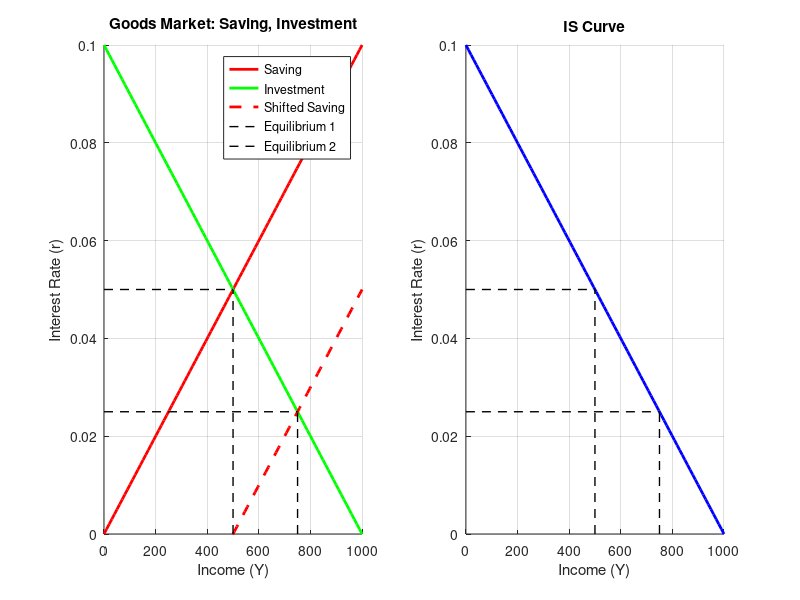

Write MATLAB code to recreate this figure.
% Parameters for IS curve
Y = linspace(0, 1000, 100);  % Income from 0 to 1000
r_eq1 = 0.05;  % First equilibrium interest rate
r_eq2 = 0.025;  % Second equilibrium interest rate
Y_eq1 = 500;  % First equilibrium income
Y_eq2 = 750;  % Second equilibrium income

% Saving and Investment
S = 0.0001 * Y;  % Saving function
I = 0.1 - 0.0001 * Y;  % Investment function
S_shifted = S - 0.05;  % Shifted Saving function

% Plot IS curve, Saving, and Investment
figure;

% Subplot 1: Saving and Investment
subplot(1, 2, 1);
hold on;
plot(Y, S, 'r', 'LineWidth', 2);  % Saving curve
plot(Y, I, 'g', 'LineWidth', 2);  % Investment curve
plot(Y, S_shifted, 'r--', 'LineWidth', 2);  % Shifted Saving curve
plot([Y_eq1, Y_eq1], [0, r_eq1], 'k--', 'LineWidth', 1);  % First equilibrium line
plot([0, Y_eq1], [r_eq1, r_eq1], 'k--', 'LineWidth', 1);  % First equilibrium line
plot([Y_eq2, Y_eq2], [0, r_eq2], 'k--', 'LineWidth', 1);  % Second equilibrium line
plot([0, Y_eq2], [r_eq2, r_eq2], 'k--', 'LineWidth', 1);  % Second equilibrium line
xlabel('Income (Y)');
ylabel('Interest Rate (r)');
title('Goods Market: Saving, Investment');
legend('Saving', 'Investment', 'Shifted Saving', 'Equilibrium 1', 'Equilibrium 2', 'Location', 'Best');
ylim([0, 0.1]);
grid on;
hold off;

% Subplot 2: IS curve
subplot(1, 2, 2);
hold on;
IS = 0.1 - 0.0001 * Y;  % IS curve
plot(Y, IS, 'b', 'LineWidth', 2);  % IS curve
plot([Y_eq1, Y_eq1], [0, r_eq1], 'k--', 'LineWidth', 1);  % First equilibrium line
plot([0, Y_eq1], [r_eq1, r_eq1], 'k--', 'LineWidth', 1);  % First equilibrium line
plot([Y_eq2, Y_eq2], [0, r_eq2], 'k--', 'LineWidth', 1);  % Second equilibrium line
plot([0, Y_eq2], [r_eq2, r_eq2], 'k--', 'LineWidth', 1);  % Second equilibrium line
xlabel('Income (Y)');
ylabel('Interest Rate (r)');
title('IS Curve');
ylim([0, 0.1]);
grid on;
hold off;
